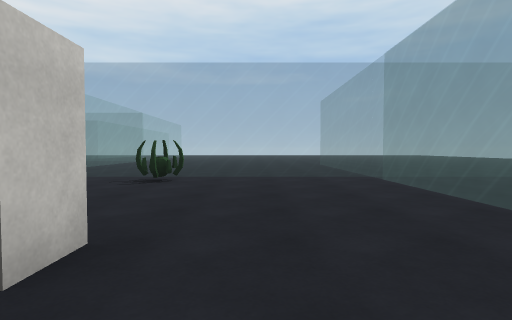
[1] (above)

19 first-person views from a walk through a 3-D level made in the Unity game engine. The camera is 1.2 m above the floor, tilts 2° down and sees 80° across. The floor is counted in squares, 2 m on a side. Each view is taken from the middle of a square. On the plan, view 1 faces up. The plan holds only what a view shows up to about 9 squares ahead; the rest is blank. The place goes on beyond the plan. The player is left out. Surface patterns are stand-ins for the level's own textures.

[2]
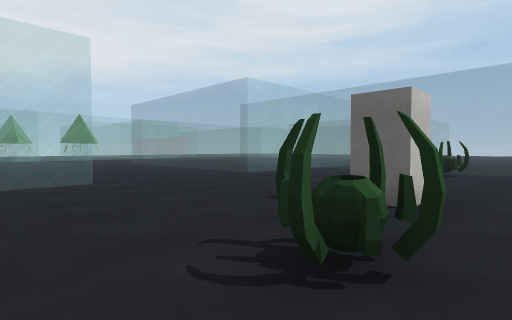

[3]
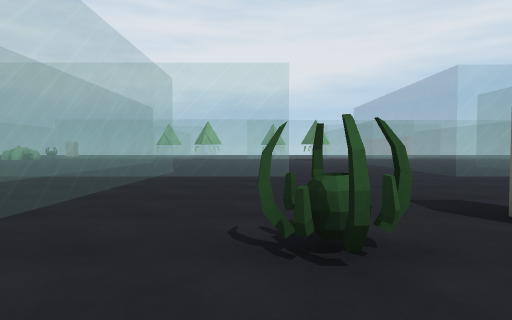

[4]
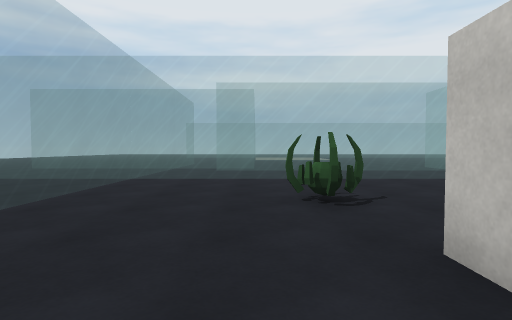

[5]
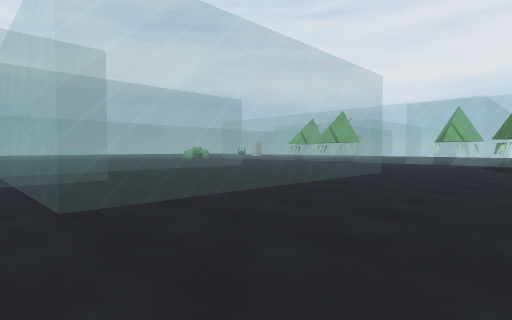

[6]
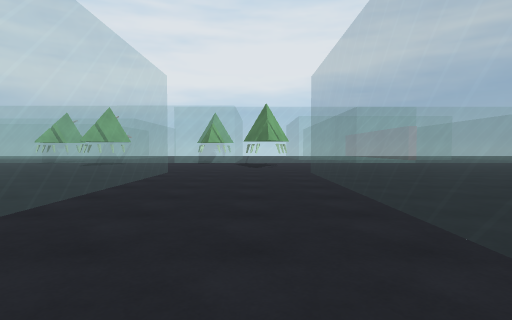

[7]
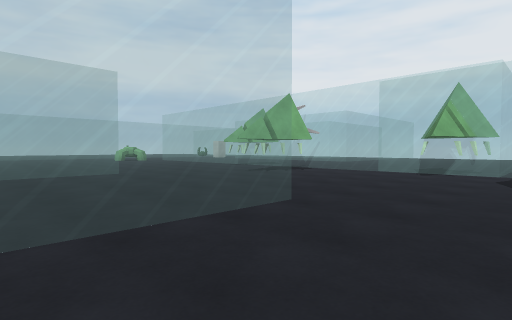

[8]
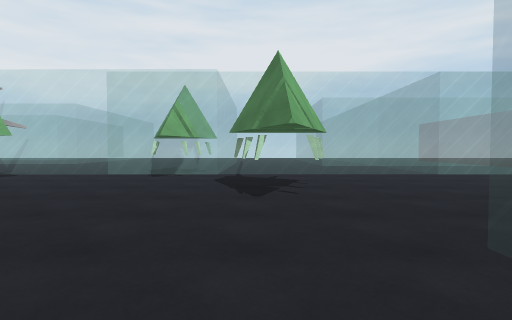

[9]
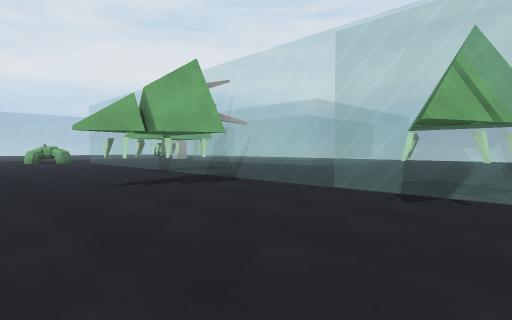

[10]
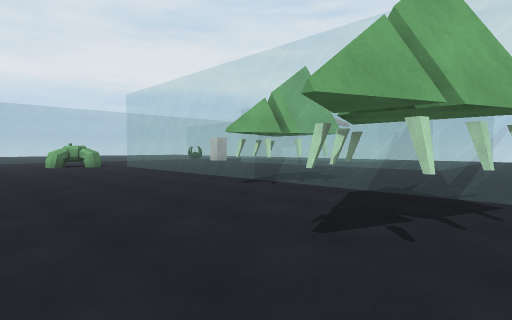

[11]
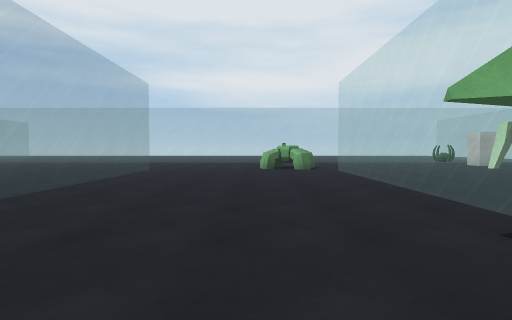

[12]
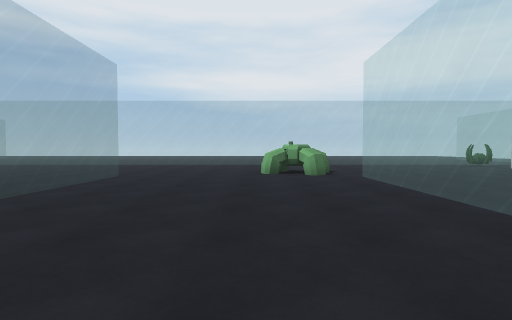

[13]
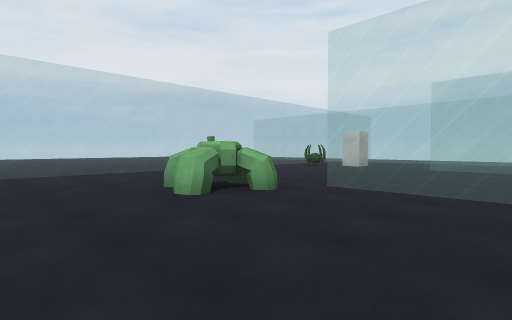

[14]
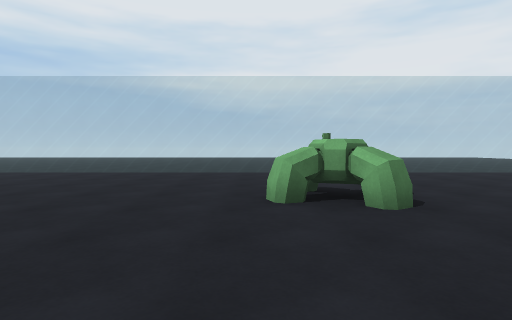

[15]
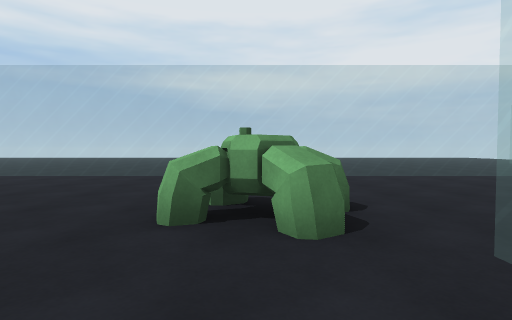

[16]
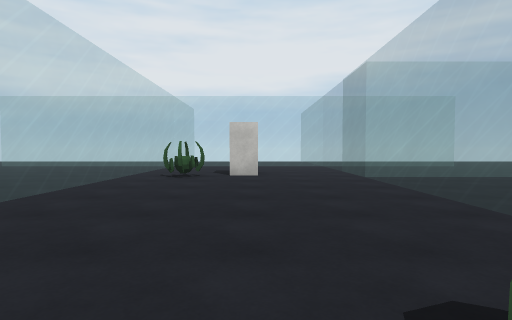

[17]
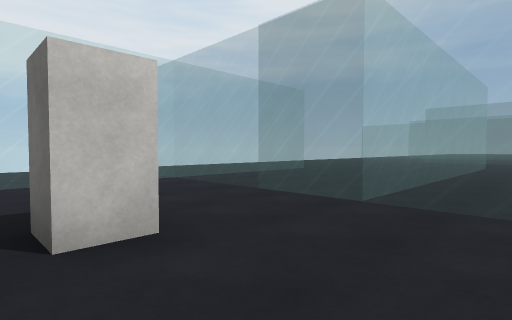

[18]
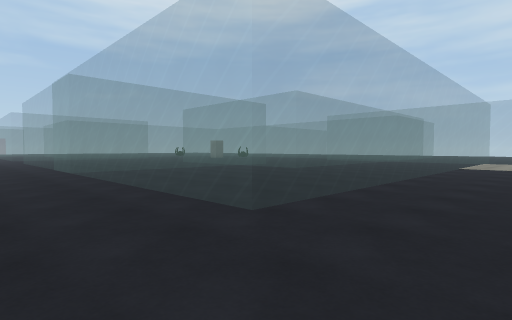

[19]
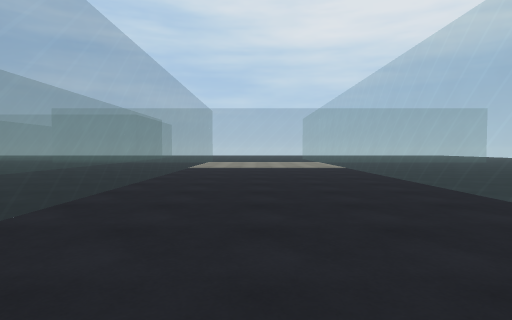

### Floor plan
Key: @ floor where view 1 was taken; . floor; = window, fence, low wall or low ledge; B block; O other object.
Columns run from 30 left of view 1 to 5 right of it. Each row starts with its distance up from view 1.
  9                              =
  8            =    .=        ==========
  7            ==.  .===       =========
  6            ====  ====    ...O....===
  5            =......==== = ........==
  4            =......=======........=
  3            =.....................
  2             ..OO.............B...
  1          ===.....................
  0      ==== ==O................O@..
 -1       ==== =.....========....O...=
 -2         ====.....========........==
 -3         ====.....========........===
 -4      =======..O..===================
 -5       === ==.....=== ======= =======
 -6        =====O....===  ====
 -7       ==== ==....===   ==
 -8      === ===.....===    =
 -9     ====  ==.....====
-10    =====   =.....=====  =
-11   ====== ===.....========
-12  ===========.....========
-13  ===========.....========
-14    ..........O.............
-15    .........OO.............
-16 == ...B...................
-17    ...B...................
-18     ..O...................
-19      ====================
-20      ======= ======= ====
-21      ===      ==      ===

Where each view was taken, in squares from view 1:
view 1: 0 up, 0 right, facing up
view 2: 2 down, 0 right, facing up-left
view 3: 1 down, 1 right, facing left
view 4: 3 up, 0 right, facing down
view 5: 3 up, 5 left, facing down-left
view 6: 2 up, 5 left, facing left
view 7: 2 up, 10 left, facing down-left
view 8: 2 up, 11 left, facing left
view 9: 1 up, 14 left, facing down-left
view 10: 3 down, 14 left, facing down-left
view 11: 5 down, 16 left, facing down
view 12: 7 down, 16 left, facing down
view 13: 11 down, 14 left, facing down-left
view 14: 11 down, 16 left, facing down
view 15: 12 down, 17 left, facing down
view 16: 16 down, 17 left, facing left
view 17: 17 down, 22 left, facing up-left
view 18: 16 down, 15 left, facing up-right
view 19: 16 down, 14 left, facing right
